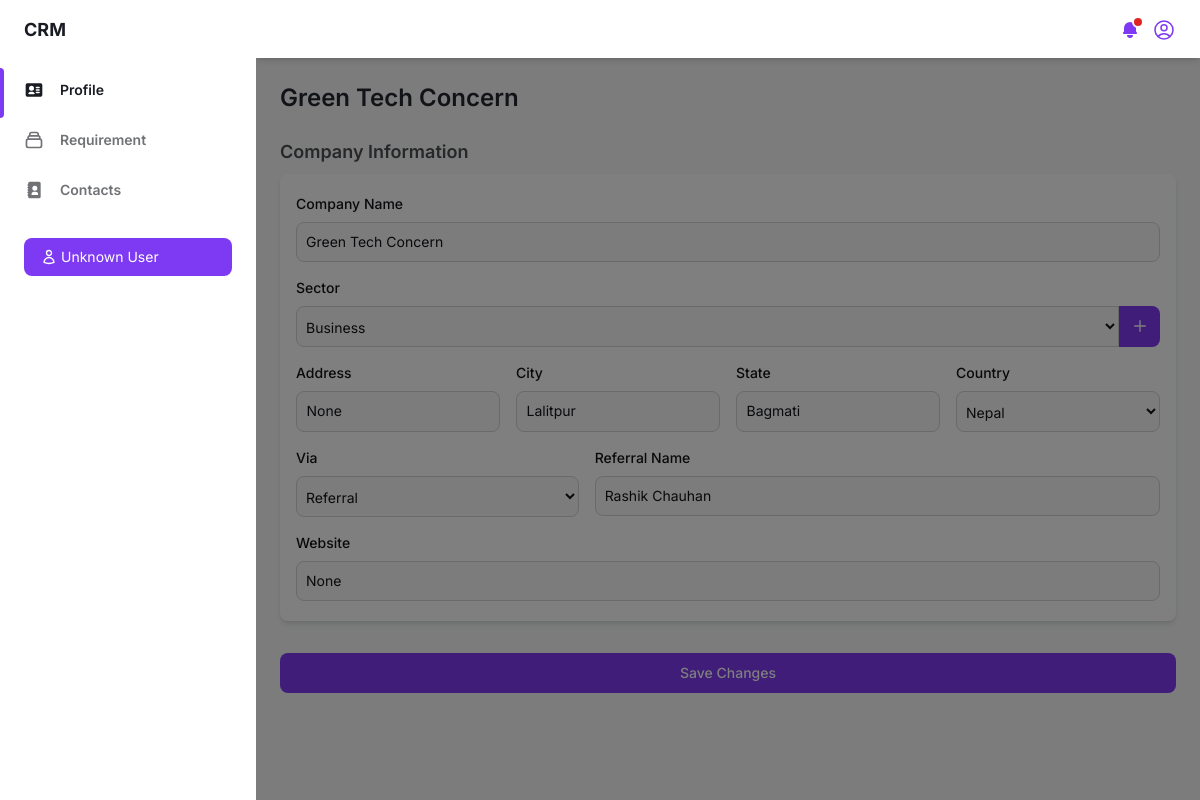
The app's page /company-profile/ (signed in) with its own data.
### crm_app/models.py (models this page shows, shortened)
class User(models.Model):
    full_name = models.CharField(max_length=100)
    email = models.EmailField(unique=True)
    password = models.CharField(max_length=255)
    role = models.CharField(max_length=100, default='User')
    status = models.BooleanField(default=True)

class Company(models.Model):
    company_name = models.CharField(max_length=100, unique=True)
    sector = models.ForeignKey(Sector, on_delete=models.SET_NULL, null=True, blank=True, related_name='sector_companies')
    address = models.CharField(max_length=100, null=True, blank=True)
    city = models.CharField(max_length=100, null=True, blank=True)
    state = models.CharField(max_length=100, null=True, blank=True)
    country = models.CharField(max_length=100, null=True, blank=True)
    via = models.CharField(max_length=100, null=True, blank=True)
    referral_name = models.CharField(max_length=100, null=True, blank=True)
    website = models.CharField(max_length=255, null=True, blank=True)
    created_by = models.OneToOneField(User, on_delete=models.SET_NULL, null=True, blank=True, related_name='created_company')
    date = models.DateField(default=now)
    status = models.BooleanField(default=True)
    cluster = models.IntegerField(null=True, blank=True)
    class Meta:
        verbose_name_plural = "companies"

class Sector(models.Model):
    sector_name = models.CharField(max_length=100, unique=True)

### crm_app/views.py (the view)
# urls.py: path('company-profile/', views.company_profile, name='company_profile'),
def company_profile(request):
    if 'user_id' not in request.session:
        return redirect('user')
    user_id = request.session.get('user_id')
    user = User.objects.get(id=user_id)
    sectors = Sector.objects.values('id', 'sector_name').order_by('sector_name')
    user_company = Company.objects.filter(created_by=user).first()
    if user_company:
        contacts = Contact.objects.filter(company=user_company)
        return render(request, 'companyprofile.html', {'user': user, 'company': user_company, 'contacts': contacts, 'sectors': sectors, 'edit_mode': True})
    else:
        return render(request, 'companyprofile.html', {'user': user, 'sectors': sectors, 'edit_mode': False})

### templates/companyprofile.html (shortened to what this page needs)
{% load static %}
<!DOCTYPE html>
<html :class="{ 'theme-dark': dark }" x-data="data()" lang="en">
<head>
    <link rel="stylesheet" href="{% static 'css/tailwind.output.css' %}"/>
    <link rel="stylesheet" href="{% static 'css/style.css' %}" />
</head>
<body>
    <div class="flex h-screen bg-gray-50 dark:bg-gray-900" :class="{ 'overflow-hidden': isSideMenuOpen }">
        <aside class="z-20 hidden w-64 overflow-y-auto bg-white dark:bg-gray-800 md:block flex-shrink-0">
            <div class="py-4 text-gray-500 dark:text-gray-400">
                <a class="ml-6 text-lg font-bold text-gray-800 dark:text-gray-200" href="{% url 'company_profile' %}">
                    CRM
                </a>
                <ul class="mt-6">
                    <li class="relative px-6 py-3">
                        <span class="absolute inset-y-0 left-0 w-1 bg-purple-600 rounded-tr-lg rounded-br-lg" aria-hidden="true"></span>
                        <a class="inline-flex items-center w-full text-sm font-semibold text-gray-800 transition-colors duration-150 hover:text-gray-800 dark:text-gray-100 dark:hover:text-gray-200" href="{% url 'company_profile' %}">
                            <span class="ml-4">Profile</span>
                        </a>
                    </li>
                    <li class="relative px-6 py-3">
                        <a class="inline-flex items-center w-full text-sm font-semibold transition-colors duration-150 hover:text-gray-800 dark:hover:text-gray-200" href="{% url 'requirement' %}">
                            <span class="ml-4">Requirement</span>
                        </a>
                    </li>
                    <li class="relative px-6 py-3">
                        <a class="inline-flex items-center w-full text-sm font-semibold transition-colors duration-150 hover:text-gray-800 dark:hover:text-gray-200" href="{% url 'contact' %}">
                            <span class="ml-4">Contacts</span>
                        </a>
                    </li>
                </ul>
                <div class="px-6 my-5">
                    <p class="flex items-center w-full px-4 py-2 text-sm font-normal leading-5 text-white transition-colors duration-150 bg-purple-600 border border-transparent rounded-lg active:bg-purple-600 hover:bg-purple-700 focus:outline-none focus:shadow-outline-purple">
                        {{ user.full_name }}
                    </p>
                </div>
            </div>
        </aside>
        <div x-show="isSideMenuOpen" x-transition:enter="transition ease-in-out duration-150" x-transition:enter-start="opacity-0" x-transition:enter-end="opacity-100" x-transition:leave="transition ease-in-out duration-150" x-transition:leave-start="opacity-100" x-transition:leave-end="opacity-0" class="fixed inset-0 z-10 flex items-end bg-black bg-opacity-50 sm:items-center sm:justify-center"></div>
        <div class="flex flex-col flex-1 w-full">
            <header class="z-10 py-4 bg-white shadow-md dark:bg-gray-800">
                <div class="container flex items-center justify-between h-full px-6 mx-auto text-purple-600 dark:text-purple-300">
                    <div class="flex items-center space-x-3 ml-auto">
                        <div class="relative">
                            <button class="relative align-middle rounded-md focus:outline-none focus:shadow-outline-purple" @click="toggleNotificationsMenu" @keydown.escape="closeNotificationsMenu" aria-label="Notifications" aria-haspopup="true">
                                <svg class="w-5 h-5" aria-hidden="true" fill="currentColor" viewBox="0 0 20 20">
                                    <path d="M10 2a6 6 0 00-6 6v3.586l-.707.707A1 1 0 004 14h12a1 1 0 00.707-1.707L16 11.586V8a6 6 0 00-6-6zM10 18a3 3 0 01-3-3h6a3 3 0 01-3 3z"></path>
                                </svg>
                                <span aria-hidden="true" class="absolute top-0 right-0 inline-block w-3 h-3 transform translate-x-1 -translate-y-1 bg-red-600 border-2 border-white rounded-full dark:border-gray-800"></span>
                            </button>
                        </div>
                        <div class="relative">
                            <button class="align-middle rounded-full focus:shadow-outline-purple focus:outline-none" @click="toggleProfileMenu" @keydown.escape="closeProfileMenu" aria-label="Account" aria-haspopup="true">
                            </button>
                        </div>
                    </div>
                </div>
            </header>
            <main class="h-full" id="main-company-content">
                <div class="container px-6 mx-auto grid">
                    {% if edit_mode %}
                        <h2 class="my-6 text-2xl font-semibold text-gray-700 dark:text-gray-200">{{ company.company_name }}</h2>
                        <form id="companyForm" action="{% url 'update_company' company.id %}" method="POST">
                            <div class="mb-4 mx-auto grid">
                                <h4 class="mb-2 text-lg font-semibold text-gray-600 dark:text-gray-300">Company Information</h4>
                                <div class="px-4 py-5 mb-8 bg-white rounded-lg shadow-md dark:bg-gray-800">
                                    <div class="mb-4">
                                        <label for="company-name" class="block mb-2 text-sm font-medium text-gray-900 dark:text-white">Company Name</label>
                                        <input type="text" id="company-name" value="{{ company.company_name }}" name="company_name" class="block p-[9px] w-full z-20 text-sm text-gray-900 bg-gray-50 rounded-lg border border-gray-300 focus:ring-blue-500 focus:border-blue-500 dark:bg-gray-700 dark:border-gray-600 dark:placeholder-gray-400 dark:text-white dark:focus:border-blue-500" placeholder="Enter company name" required />
                                    </div>
                                    <div class="mb-4">
                                        <label for="sector" class="block mb-2 text-sm font-medium text-gray-900 dark:text-white">Sector</label>
                                        <div class="flex items-center">
                                            <select id="sector" name="sector" class="bg-gray-50 border border-gray-300 text-gray-900 text-sm rounded-l-lg focus:ring-blue-500 focus:border-blue-500 block w-full p-2.5 pl-[5px] dark:bg-gray-700 dark:border-gray-600 dark:placeholder-gray-400 dark:text-white dark:focus:ring-blue-500 dark:focus:border-blue-500">
                                                {% for sector in sectors %}
                                                    <option value="{{ sector.id }}" {% if sector.id == company.sector.id %} selected {% endif %}>{{ sector.sector_name }}</option>
                                                {% endfor %}
                                            </select>
                                            <button type="button" id="ajax-sector-button" data-modal-target="crud-modal" data-modal-toggle="crud-modal" class="text-sm font-medium leading-5 text-white transition-colors duration-150 bg-purple-600 border border-transparent rounded-r-lg hover:bg-purple-700 focus:outline-none focus:shadow-outline-purple p-[11.5px]">
                                                <svg class="w-4 h-4" fill="none" stroke="currentColor" viewBox="0 0 24 24" xmlns="http://www.w3.org/2000/svg">
                                                    <path stroke-linecap="round" stroke-linejoin="round" stroke-width="2" stroke="#ffffff" d="M12 4v16m8-8H4"></path>
                                                </svg>
                                            </button>
                                        </div>
                                    </div>
                                    <div class="grid gap-4 mb-4 md:grid-cols-4">
                                        <div>
                                            <label for="address" class="block mb-2 text-sm font-medium text-gray-900 dark:text-white">Address</label>
                                            <input type="text" id="address" value="{{ company.address }}" name="address" class="block p-[9.5px] w-full z-20 text-sm text-gray-900 bg-gray-50 rounded-lg border border-gray-300 focus:ring-blue-500 focus:border-blue-500 dark:bg-gray-700 dark:border-gray-600 dark:placeholder-gray-400 dark:text-white dark:focus:border-blue-500" placeholder="Enter address" />
                                        </div>
                                        <div>
                                            <label for="city" class="block mb-2 text-sm font-medium text-gray-900 dark:text-white">City</label>
                                            <input type="text" id="city" value="{{ company.city }}" name="city" class="block p-[9.5px] w-full z-20 text-sm text-gray-900 bg-gray-50 rounded-lg border border-gray-300 focus:ring-blue-500 focus:border-blue-500 dark:bg-gray-700 dark:border-gray-600 dark:placeholder-gray-400 dark:text-white dark:focus:border-blue-500" placeholder="Enter city" />
                                        </div>
                                        <div>
                                            <label for="state" class="block mb-2 text-sm font-medium text-gray-900 dark:text-white">State</label>
                                            <input type="text" id="state" value="{{ company.state }}" name="state" class="block p-[9.5px] w-full z-20 text-sm text-gray-900 bg-gray-50 rounded-lg border border-gray-300 focus:ring-blue-500 focus:border-blue-500 dark:bg-gray-700 dark:border-gray-600 dark:placeholder-gray-400 dark:text-white dark:focus:border-blue-500" placeholder="Enter state" />
                                        </div>
                                        <div>
                                            <label for="country" class="block mb-2 text-sm font-medium text-gray-900 dark:text-white">Country</label>
                                            <select id="country" name="country" class="bg-gray-50 border border-gray-300 text-gray-900 text-sm rounded-lg focus:ring-blue-500 focus:border-blue-500 block w-full p-2.5 pl-[5px] dark:bg-gray-700 dark:border-gray-600 dark:placeholder-gray-400 dark:text-white dark:focus:ring-blue-500 dark:focus:border-blue-500">
                                                <option value="Nepal" {% if company.country == "Nepal" %}selected{% endif %}>Nepal</option>
                                            </select>
                                        </div>
                                    </div>
                                    <div class="grid gap-4 mb-4 md:grid-cols-1">
                                        <div class="flex gap-4">
                                            <div class="flex-grow w-1/2">
                                                <label for="via" class="block mb-2 text-sm font-medium text-gray-900 dark:text-white">Via</label>
                                                <select id="via" name="via" class="bg-gray-50 border border-gray-300 text-gray-900 text-sm rounded-lg focus:ring-blue-500 focus:border-blue-500 block w-full p-2.5 pl-[5px] dark:bg-gray-700 dark:border-gray-600 dark:placeholder-gray-400 dark:text-white dark:focus:ring-blue-500 dark:focus:border-blue-500">
                                                    <option value="Referral" {% if company.via == "Referral" %} selected {% endif %}>Referral</option>
                                                </select>
                                            </div>
                                            <div id="referralDiv" class="w-full" style="display: none">
                                                <label for="referral_name" class="block mb-2 text-sm font-medium text-gray-900 dark:text-white">Referral Name</label>
                                                <input type="text" id="referral_name" value="{{ company.referral_name }}" name="referral_name" class="block p-[9px] w-full z-20 text-sm text-gray-900 bg-gray-50 rounded-lg border border-gray-300 focus:ring-blue-500 focus:border-blue-500 dark:bg-gray-700 dark:border-gray-600 dark:placeholder-gray-400 dark:text-white dark:focus:border-blue-500" placeholder="Enter referral name" />
                                            </div>
                                        </div>
                                    </div>
                                    <div>
                                        <label for="website" class="block mb-2 text-sm font-medium text-gray-900 dark:text-white">Website</label>
                                        <input type="text" id="website" value="{{ company.website }}" name="website" class="block p-[9px] w-full z-20 text-sm text-gray-900 bg-gray-50 rounded-lg border border-gray-300 focus:ring-blue-500 focus:border-blue-500 dark:bg-gray-700 dark:border-gray-600 dark:placeholder-gray-400 dark:text-white dark:focus:border-blue-500" placeholder="Enter website link" />
                                    </div>
                                </div>
                                <button type="submit" class="text-white bg-purple-600 hover:bg-purple-700 focus:ring-4 focus:ring-purple-300 font-medium rounded-lg text-sm w-full mb-[22px] px-5 py-2.5 text-center dark:bg-purple-600 dark:hover:bg-purple-700 dark:focus:ring-purple-900">
                                    Save Changes
                                </button>
                            </div>
                        </form>
                    {% endif %}
                </div>
            </main>
        </div>
    </div>
</body>
</html>

### records on screen
User: full_name "Unknown User"
Company: company_name "Green Tech Concern", sector "Business", address "None", city "Lalitpur", state "Bagmati", country "Nepal", via "Referral", referral_name "Rashik Chauhan", website "None"
